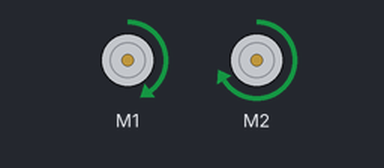
A sketch run on a simulated Arduino Uno, built with avr-gcc and run on an emulated ATmega328P. On the bench: 2 × DC motor (green arrow = forward, orange = backward, longer = faster). What the sketch prints to the serial monitor is not drawn.

Above: at 0.05 s.
Timing chart, 0 to 3.0 s (numbered marks = the images above):
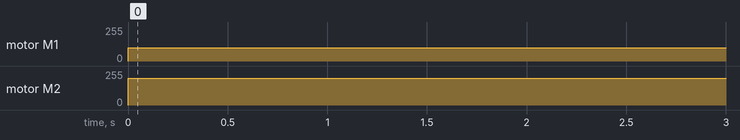

The sketch:

tank.ino
```cpp
// (licence header left out)
#include <AFMotor.h>

AF_DCMotor m1(1);
AF_DCMotor m2(2);

// The tank can only be going in one direction
int direction = FORWARD;

void setup() {
  Serial.begin(9600);           // set up Serial library at 9600 bps
	Serial.print("Get your motors running, out on the hiway ... \n");
}

int switch_direction(int dir) {
	// switch directions from previous iteration.  We do not care
	// which direction starts first, so BACKWARD is fine.
	dir = (direction == FORWARD) ? BACKWARD : FORWARD;
	return dir;
}

void forward(AF_DCMotor *m, int speed) {
	m->setSpeed(speed);
	m->run(FORWARD);
}

void reverse(AF_DCMotor *m, int speed) {
	m->setSpeed(speed);
	m->run(BACKWARD);
}

void loop() {

	m1.setSpeed(100);
	m2.setSpeed(200);
	m1.run(FORWARD);
	m2.run(FORWARD);

	delay(2000);
	m1.run(RELEASE);
	m2.run(RELEASE);
	//back_and_forth_loop();
	//spin_right_loop();
}
```

Measured:
- by itself, motor M1: stopped → forward 100/255 at 0.00 s
- by itself, motor M2: stopped → forward 200/255 at 0.00 s
